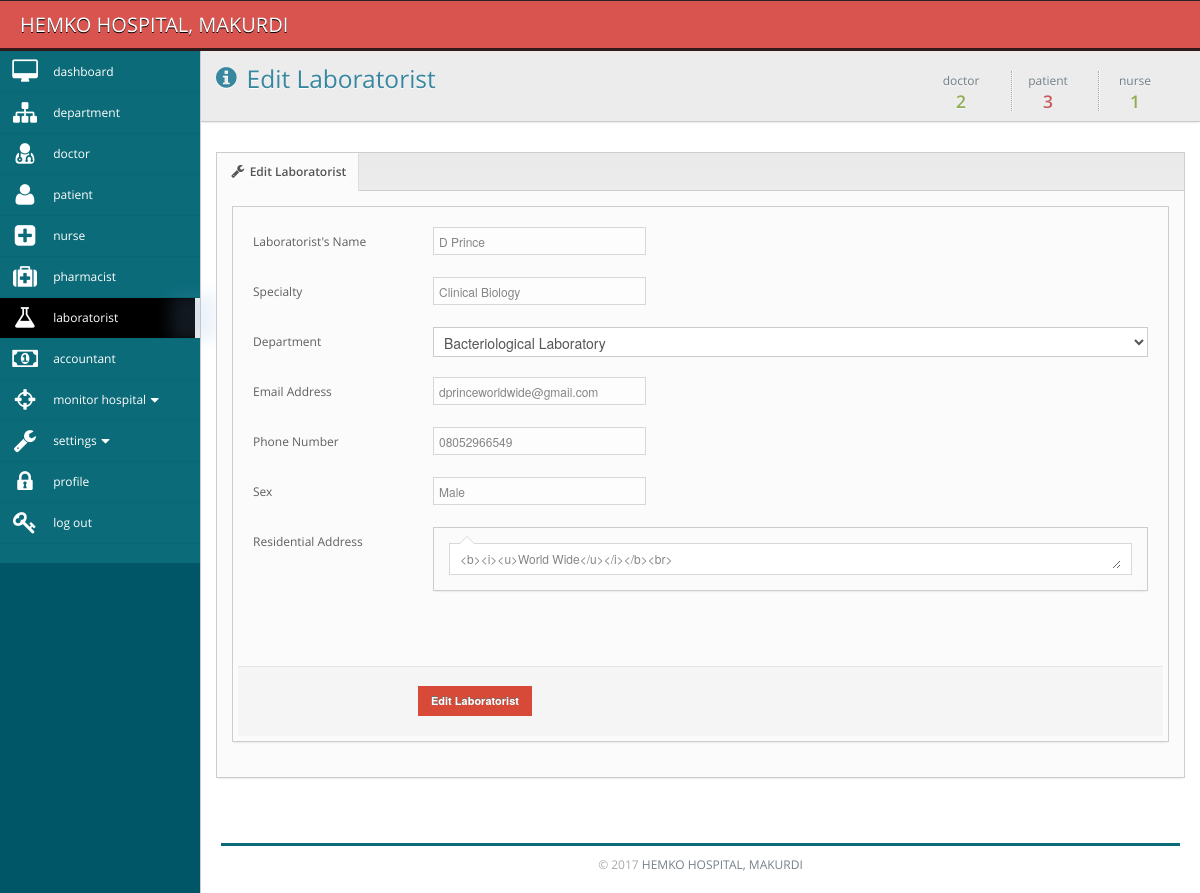
/admin/edit_laboratorist.php?id=8 (signed in), run on the app's committed database.
### tables this page shows
CREATE TABLE `staff` (
  `staffid` int(10) unsigned NOT NULL AUTO_INCREMENT,
  `email` varchar(255) DEFAULT NULL,
  `fullname` varchar(255) DEFAULT NULL,
  `sex` varchar(45) DEFAULT NULL,
  `phone` varchar(255) DEFAULT NULL,
  `address` varchar(255) DEFAULT NULL,
  `department` varchar(255) DEFAULT NULL,
  `designation` varchar(255) DEFAULT NULL,
  `specialty` varchar(255) DEFAULT NULL,
  PRIMARY KEY (`staffid`)
);

### admin/edit_laboratorist.php (the view, shortened to what this page needs)
<?php
$loggedInUser = $_SESSION["user"];
$activeUser = mysql_fetch_array(mysql_query("select * from users where(email = '$loggedInUser')"));
$role = $activeUser['role'];
$id=$_GET['id'];
if(!empty($id)){
$pickUp = mysql_fetch_array(mysql_query("select * from staff where staffid = '$id'"));
}
$doctor = mysql_query("select * from staff where designation = 'doctor'");
$nurse = mysql_query("select * from staff where designation = 'accountant'");
$patient = mysql_query("select * from patients");
?>
<!DOCTYPE html PUBLIC "-//W3C//DTD XHTML 1.0 Transitional//EN" "http://www.w3.org/TR/xhtml1/DTD/xhtml1-transitional.dtd">
<html>
    <head>
		<link rel="stylesheet" href="../css/font.css">
		<link href="../css/bayanno.css" media="screen" rel="stylesheet" type="text/css" />
</head>
<?php
 include("../session.php");
?>
<body>
<?php if($role=="admin"){ ?>
    <div class="navbar navbar-top navbar-inverse">
	<div class="navbar-inner">
		<div class="container-fluid">
			<a class="brand" href="">HEMKO HOSPITAL, MAKURDI</a>
		</div>
	</div>
</div>
<div class="primary-sidebar">
	<ul class="nav nav-collapse collapse nav-collapse-primary">
		<li class="">
			<span class="glow"></span>
				<a href="dashboard.php" >
					<i class="icon-desktop icon-2x"></i>
					<span>dashboard</span>
				</a>
		</li>
		<li class="">
			<span class="glow"></span>
				<a href="manage_department.php" >
					<i class="icon-sitemap icon-2x"></i>
					<span>department</span>
				</a>
		</li>
		<li class="">
			<span class="glow"></span>
				<a href="manage_doctor.php" >
					<i class="icon-user-md icon-2x"></i>
					<span>doctor</span>
				</a>
		</li>
		<li class="">
			<span class="glow"></span>
				<a href="manage_patient.php" >
					<i class="icon-user icon-2x"></i>
					<span>patient</span>
				</a>
		</li>
		<li class="">
			<span class="glow"></span>
				<a href="manage_nurse.php" >
					<i class="icon-plus-sign-alt icon-2x"></i>
					<span>nurse</span>
				</a>
		</li>
		<li class="">
			<span class="glow"></span>
				<a href="manage_pharmacist.php" >
					<i class="icon-medkit icon-2x"></i>
					<span>pharmacist</span>
				</a>
		</li>
		<li class="dark-nav active">
			<span class="glow"></span>
				<a href="manage_laboratorist.php" >
					<i class="icon-beaker icon-2x"></i>
					<span>laboratorist</span>
				</a>
		</li>
		<li class="">
			<span class="glow"></span>
				<a href="manage_accountant.php" >
					<i class="icon-money icon-2x"></i>
					<span>accountant</span>
				</a>
		</li>
		<li class="dark-nav ">
			<span class="glow"></span>
            <a class="accordion-toggle  " data-toggle="collapse" href="#view_hospital_submenu" >
                <i class="icon-screenshot icon-2x"></i>
                <span>monitor hospital<i class="icon-caret-down"></i></span>
            </a>
		</li>
		<li class="dark-nav ">
			<span class="glow"></span>
            <a class="accordion-toggle  " data-toggle="collapse" href="#settings_submenu" >
                <i class="icon-wrench icon-2x"></i>
                <span>settings<i class="icon-caret-down"></i></span>
            </a>
		</li>
		<li class="">
			<span class="glow"></span>
				<a href="manage_profile.php" >
					<i class="icon-lock icon-2x"></i>
					<span>profile</span>
				</a>
		</li>
		<li class="">
			<span class="glow"></span>
				<a href="../logout.php" >
					<i class="icon-key icon-2x"></i>
					<span>log out</span>
				</a>
		</li>
	</ul>
</div>
    <div class="main-content">
		        <div class="container-fluid" >
            <div class="row-fluid">
                <div class="area-top clearfix">
                    <div class="pull-left header">
                        <h3 class="title">
                        <i class="icon-info-sign"></i>
                        Edit Laboratorist </h3>
                    </div>
                    <ul class="inline pull-right sparkline-box">
                        <li class="sparkline-row">
                            <h4 class="green">
                                <span>doctor</span>
                               <?php echo mysql_num_rows($doctor);?>
                            </h4>
                        </li>
                        <li class="sparkline-row">
                            <h4 class="red">
                                <span>patient</span>
                                <?php echo mysql_num_rows($patient);?>
                            </h4>
                        </li>
                        <li class="sparkline-row">
                            <h4 class="green">
                                <span>nurse</span>
                                <?php echo mysql_num_rows($nurse);?>
                            </h4>
                        </li>
                    </ul>
                </div>
            </div>
        </div>
        <div class="container-fluid padded">
            <div class="box">
	<div class="box-header">
		<ul class="nav nav-tabs nav-tabs-left">
			<li class="active">
            	<a href="#edit" data-toggle="tab"><i class="icon-wrench"></i>
					Edit Laboratorist
                    	</a></li>
	</ul>
	</div>
	<div class="box-content padded">
		<div class="tab-content">
			<div class="tab-pane box active" id="edit" style="padding: 5px">
                <div class="box-content">
                    <form action="" method="post" accept-charset="utf-8" class="form-horizontal validatable">
                        <div class="padded">
                            <div class="control-group">
                                <label class="control-label">Laboratorist's Name</label>
                                <div class="controls">
                                    <input type="text" class="validate[required]" name="name" value="<?php echo $pickUp['fullname'];?>"/>
                                </div>
                            </div>
							<div class="control-group">
                                <label class="control-label">Specialty</label>
                                <div class="controls">
                                    <input type="text" class="validate[required]" name="specialty" value="<?php echo $pickUp['specialty'];?>" readonly="readonly"/>
                                </div>
                            </div>
							<div class="control-group">
                                <label class="control-label">Department</label>
                                <div class="controls">
                                    <select name="dept" class="uniform" style="width:100%;">
									<option value="<?php echo $pickUp['department'];?>"><?php echo $pickUp['department'];?></option>
                                    </select>
                                </div>
                            </div>
							<div class="control-group">
                                <label class="control-label">Email Address</label>
                                <div class="controls">
                                    <input type="email" class="validate[required]" name="email" value="<?php echo $pickUp['email'];?>"/>
                                </div>
                            </div>
							<div class="control-group">
                                <label class="control-label">Phone Number</label>
                                <div class="controls">
                                    <input type="text" class="validate[required]" name="phone" value="<?php echo $pickUp['phone'];?>"/>
                                </div>
                            </div>
							<div class="control-group">
                                <label class="control-label">Sex</label>
                                <div class="controls">
                                    <input type="text" class="validate[required]" name="sex" value="<?php echo $pickUp['sex'];?>" readonly="readonly"/>
                                </div>
                            </div>
                            <div class="control-group">
                                <label class="control-label">Residential Address</label>
                                <div class="controls">
                                    <div class="box closable-chat-box">
                                        <div class="box-content padded">
                                                <div class="chat-message-box">
                                                <textarea name="address" id="ttt" rows="5" placeholder="Add Description"><?php echo $pickUp['address'];?></textarea>
                                                </div>
                                        </div>
                                    </div>
                                </div>
                            </div>
                            </div>
                        <div class="form-actions">
                            <button type="submit" name="submit" class="btn btn-blue">Edit Laboratorist</button>
                        </div>
                    </form>
                </div>
			</div>
        </div>
	</div>
</div>
        </div>
	    <div style="clear:both;color:#aaa; padding:20px;">
    	<hr /><center>&copy; 2017 <a href="">HEMKO HOSPITAL, MAKURDI</a></center>
    </div>
    </div>
   <?php }else{
  echo "<meta http-equiv=\"refresh\" content=\"0;URL=../error_page.php\">";
  exit;
  } ?>
</body>
</html>

### data on the page
staff: name "D Prince", specialty "Clinical Biology", dept "Bacteriological Laboratory", email "dprinceworldwide@gmail.com", phone "08052966549", sex "Male", address "<b><i><u>World Wide</u></i></b><br>"

### other printed values
mysql_num_rows($doctor) "2"
mysql_num_rows($patient) "3"
mysql_num_rows($nurse) "1"
